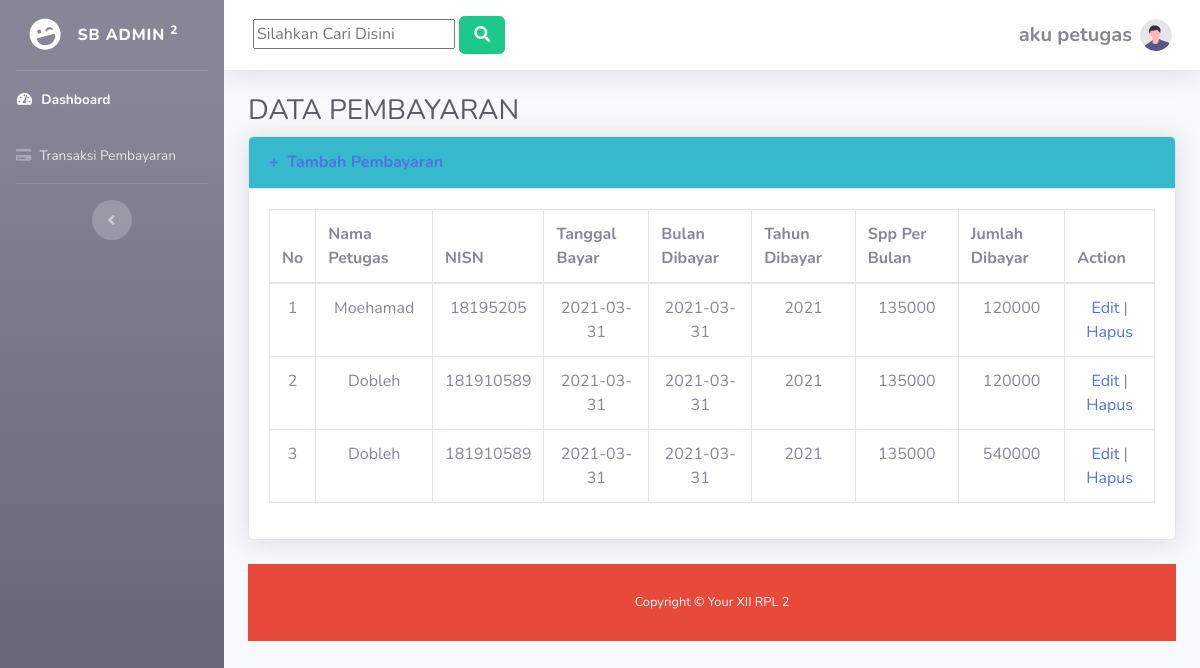
/pengguna.php (signed in), run on the app's committed database.
### tables this page shows
CREATE TABLE `pembayaran` (
  `id_pembayaran` int(11) NOT NULL,
  `id_petugas` int(11) NOT NULL,
  `nisn` varchar(11) NOT NULL,
  `tgl_bayar` date NOT NULL,
  `bulan_dibayar` varchar(11) NOT NULL,
  `tahun_dibayar` year(4) NOT NULL,
  `id_spp` int(11) NOT NULL,
  `jumlah bayar` int(11) NOT NULL
);

CREATE TABLE `petugas` (
  `id_petugas` int(11) NOT NULL,
  `username` varchar(30) NOT NULL,
  `password` varchar(35) NOT NULL,
  `nama_petugas` varchar(35) NOT NULL,
  `level` enum('admin','petugas') NOT NULL
);

CREATE TABLE `spp` (
  `id_spp` int(11) NOT NULL,
  `tahun` int(11) NOT NULL,
  `nominal` int(11) NOT NULL
);

### konten3.php (the view, shortened to what the rows shown need)
    <?php
    if($_SESSION['level']=="admin"){
    ?>
<body id="page-top">
    <div id="wrapper">
        <ul class="navbar-nav bg-gradient-secondary sidebar sidebar-dark accordion" id="accordionSidebar">
            <a class="sidebar-brand d-flex align-items-center justify-content-center" href="index.html">
                <div class="sidebar-brand-icon rotate-n-15">
                    <i class="fas fa-laugh-wink"></i>
                </div>
                <div class="sidebar-brand-text mx-3"> Admin <sup></sup></div>
            </a>
            <hr class="sidebar-divider my-0">
            <li class="nav-item active">
                <a class="nav-link" href="dashboard.php">
                    <i class="fas fa-fw fa-tachometer-alt"></i>
                    <span>Dashboard</span></a>
            </li>
            <hr class="sidebar-divider">
            <div class="sidebar-heading">
                Data
            </div>
            <li class="nav-item">
                <a class="nav-link" href="spp.php">
                    <i class="fas fa-money-check"></i>
                    <span>Data SPP</span></a>
            </li>
            <li class="nav-item">
                <a class="nav-link" href="kelas.php">
                    <i class="fas fa-fw fa-table"></i>
                    <span>Data Kelas</span></a>
            </li>
             <div class="sidebar-heading">
                User
            </div>
            <li class="nav-item">
                <a class="nav-link" href="pengguna.php">
                    <i class="fas fa-users"></i>
                    <span>Data Pengguna</span></a>
            </li>
             <li class="nav-item">
                <a class="nav-link" href="siswa.php">
                    <i class="fas fa-user"></i>
                    <span>Data Siswa</span></a>
            </li>
              <div class="sidebar-heading">
                History
            </div>
            <li class="nav-item">
                <a class="nav-link" href="pembayaran.php">
                    <i class="fas fa-credit-card"></i>
                    <span>Transaksi Pembayaran</span></a>
            </li>
            <li class="nav-item">
                <a class="nav-link" href="laporan.php">
                    <i class="fas fa-book"></i>
                    <span>Laporan Pembayaran</span></a>
            </li>
             <li class="nav-item">
                <a class="nav-link" href="laporan2.php">
                    <i class="fas fa-book"></i>
                    <span>Laporan Siswa</span></a>
            </li>
            <hr class="sidebar-divider d-none d-md-block">
            <div class="text-center d-none d-md-inline">
                <button class="rounded-circle border-0" id="sidebarToggle"></button>
            </div>
        </ul>
        <div id="content-wrapper" class="d-flex flex-column">
            <div id="content">
                <nav class="navbar navbar-expand navbar-light bg-white topbar mb-4 static-top shadow">
                    <button id="sidebarToggleTop" class="btn btn-link d-md-none rounded-circle mr-3">
                        <i class="fa fa-bars"></i>
                    </button>
                     <form action="<?php echo $_SERVER["PHP_SELF"];?>" method="post" class="btn btn-link">
                               <?php
                            $kata_kunci="";
                            if (isset($_POST['kata_kunci'])) {
                                $kata_kunci=$_POST['kata_kunci'];
                            }
                            ?>
                   <input class="text-dark" type="text" name="kata_kunci" value="<?php echo $kata_kunci;?>" placeholder="Silahkan Cari Disini" required/>
                  <button class="btn btn-success" type="submit"><i class="fas fa-search fa-fw"></i></button>
                </form>
                    <ul class="navbar-nav ml-auto">
                        <li class="nav-item dropdown no-arrow d-sm-none">
                            <a class="nav-link dropdown-toggle" href="#" id="searchDropdown" role="button"
                                data-toggle="dropdown" aria-haspopup="true" aria-expanded="false">
                                <i class="fas fa-search fa-fw"></i>
                            </a>
                        <div class="topbar-divider d-none d-sm-block"></div>
                        <li class="nav-item dropdown no-arrow">
                            <a class="nav-link dropdown-toggle" href="#" id="userDropdown" role="button"
                                data-toggle="dropdown" aria-haspopup="true" aria-expanded="false">
                                <span class="mr-2 d-none d-lg-inline text-gray-600 small">
                                <p align="center"><h5 align="center"> <b><?php echo $_SESSION['username']; ?></b> <b><?php echo $_SESSION['level']; ?></h5></b></p></span>
                                <img class="img-profile rounded-circle"
                                    src="img/undraw_profile.svg">
                            </a>
                            <div class="dropdown-menu dropdown-menu-right shadow animated--grow-in"
                                aria-labelledby="userDropdown">
                                <a class="dropdown-item" href="#">
                                    <i class="fas fa-user fa-sm fa-fw mr-2 text-gray-400"></i>
                                    Profile
                                </a>
                                <a class="dropdown-item" href="#">
                                    <i class="fas fa-cogs fa-sm fa-fw mr-2 text-gray-400"></i>
                                    Settings
                                </a>
                                <a class="dropdown-item" href="#">
                                    <i class="fas fa-list fa-sm fa-fw mr-2 text-gray-400"></i>
                                    Activity Log
                                </a>
                                <div class="dropdown-divider"></div>
                                <a class="dropdown-item" href="logout.php" >
                                    <i class="fas fa-sign-out-alt fa-sm fa-fw mr-2 text-gray-400"></i>
                                    Logout
                                </a>
                            </div>
                        </li>
                    </ul>
                </nav>
                <div class="container-fluid">
                    <h1 class="h3 mb-2 text-gray-800">Data Pengguna</h1>
                    <div class="card shadow mb-4">
                        <div class="card-header py-3 bg-info">
                            <h6 class="m-0 font-weight-bold text-primary"><a href="tambah_pengguna.php">+ &nbsp;Tambah Data Pengguna </a></h6>
                        </div>
                        <div class="card-body">
                            <div class="table-responsive">
                                <table class="table table-bordered" id="dataTable" width="100%" cellspacing="0">
                                    <thead>
                                        <tr>
                                            <th>no</th>
                                            <th>Username</th>
                                            <th>password</th>
                                            <th>Nama Petugas</th>
                                            <th>Level</th>
                                            <th>Action</th>
                                        </tr>
                                    </thead>
                                    <tbody>
                                        <?php
                            if (isset($_POST['kata_kunci'])) {
                                $kata_kunci=trim($_POST['kata_kunci']);
                                $query="select * from petugas where id_petugas like '%".$kata_kunci."%' or username like '%".$kata_kunci."%' or nama_petugas like '%".$kata_kunci."%' or level like '%".$kata_kunci."%' order by username asc";
                            }else {
                                $query="select * from petugas order by username asc";
                            }
                          $result = mysqli_query($koneksi, $query);
                          if(!$result){
                            die ("Query Error: ".mysqli_errno($koneksi).
                               " - ".mysqli_error($koneksi));
                          }
                          $no = 1;
                          while($row = mysqli_fetch_assoc($result))
                          {
                          ?>
                                       <tr>
                                          <td><?php echo $no; ?></td>
                                          <td><?php echo $row['username']; ?></td>
                                          <td><?php echo $row['password']; ?></td>
                                          <td><?php echo $row['nama_petugas']; ?></td>
                                          <td><?php echo $row['level']; ?></td>
                                          <td>
                                              <a href="edit_pengguna.php?id=<?php echo $row['id_petugas']; ?>">Edit</a> |
                                              <a href="proses_hapuspengguna.php?id=<?php echo $row['id_petugas']; ?>" onClick="return confirm('Anda yakin akan menghapus data ini?')">Hapus</a>
                                          </td>
                                      </tr>
                                      <?php
                                        $no++;
                                      }
                                      ?>
                                    </tbody>
                                </table>
                            </div>
                        </div>
                    </div>
<?php
}
else if($_SESSION['level']=="petugas"){
   ?>
   <body id="page-top">
    <div id="wrapper">
        <div id="content-wrapper" class="d-flex flex-column">
            <div id="content">
                <div class="container-fluid">
                    <h1 class="h3 mb-2 text-gray-800">DATA PEMBAYARAN</h1>
                    <div class="card shadow mb-4">
                        <div class="card-body">
                            <div class="table-responsive">
                                <table class="table table-bordered" id="dataTable" width="100%" cellspacing="0">
                                    <thead>
                                        <tr>
                                         <th>No</th>
                                          <th>Nama Petugas</th>
                                          <th>NISN</th>
                                          <th>Tanggal Bayar</th>
                                          <th>Bulan Dibayar</th>
                                          <th>Tahun Dibayar</th>
                                          <th>Spp Per Bulan</th>
                                          <th>Jumlah Dibayar</th>
                                          <th>Action</th>
                                        </tr>
                                    </thead>
                                    <tbody>
                                           <?php
                            if (isset($_POST['kata_kunci'])) {
                                $kata_kunci=trim($_POST['kata_kunci']);
                                $query="select * from pembayaran,petugas,spp where pembayaran.id_petugas=petugas.id_petugas and pembayaran.id_spp=spp.id_spp and pembayaran.nisn like '%".$kata_kunci."%' order by bulan_dibayar asc";
                            }else {
                            $query="select * from pembayaran,petugas,spp where pembayaran.id_petugas=petugas.id_petugas and pembayaran.id_spp=spp.id_spp order by id_pembayaran asc";
                            }
                          $result = mysqli_query($koneksi, $query);
                          $no = 1;
                          while($row = mysqli_fetch_assoc($result))
                          {
                          ?>
                         <tr class="text-center">
                            <td><?php echo $no; ?></td>
                            <td><?php echo $row['nama_petugas']; ?></td>
                            <td><?php echo $row['nisn']; ?></td>
                            <td><?php echo $row['tgl_bayar']; ?></td>
                            <td><?php echo $row['bulan_dibayar']; ?></td>
                            <td><?php echo $row['tahun_dibayar']; ?></td>
                            <td><?php echo substr($row['nominal'], 0, 20); ?></td>
                            <td><?php echo $row['jumlah bayar']; ?></td>
                            <td>
                                              <a href="edit_pembayaran.php?id=<?php echo $row['id_pembayaran']; ?>">Edit</a> |
                                              <a href="proses_hapuspembayaran.php?id=<?php echo $row['id_pembayaran']; ?>" onClick="return confirm('Anda yakin akan menghapus data ini?')">Hapus</a>
                                                </td>
                                            </tr>
                                            <?php
                                              $no++;
                                            }
                                            ?>
                                    </tbody>
                                </table>
                            </div>
                        </div>
                    </div>
                 <?php
    }
    ?>

### data on the page
pembayaran: id_petugas.nama_petugas "Moehamad", nisn "18195205", tgl_bayar "2021-03-31", bulan_dibayar "2021-03-31", tahun_dibayar "2021", id_spp.nominal "135000", jumlah bayar "120000"
pembayaran: id_petugas.nama_petugas "Dobleh", nisn "181910589", tgl_bayar "2021-03-31", bulan_dibayar "2021-03-31", tahun_dibayar "2021", id_spp.nominal "135000", jumlah bayar "120000"
pembayaran: id_petugas.nama_petugas "Dobleh", nisn "181910589", tgl_bayar "2021-03-31", bulan_dibayar "2021-03-31", tahun_dibayar "2021", id_spp.nominal "135000", jumlah bayar "540000"

### other printed values
$_SESSION['username'] "aku"
$_SESSION['level'] "petugas"
